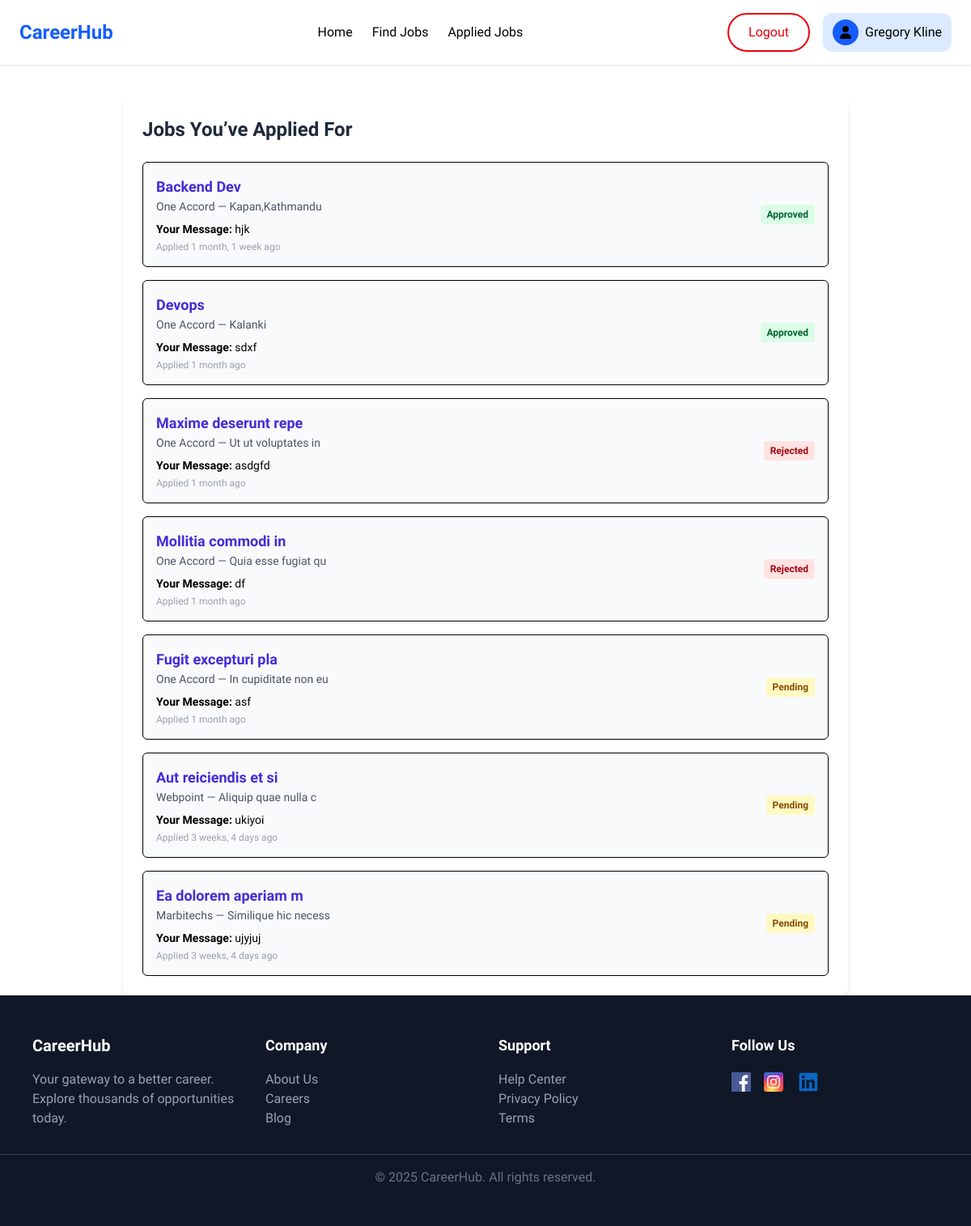
/applied/ (signed in), run on an earlier commit of the app's database.
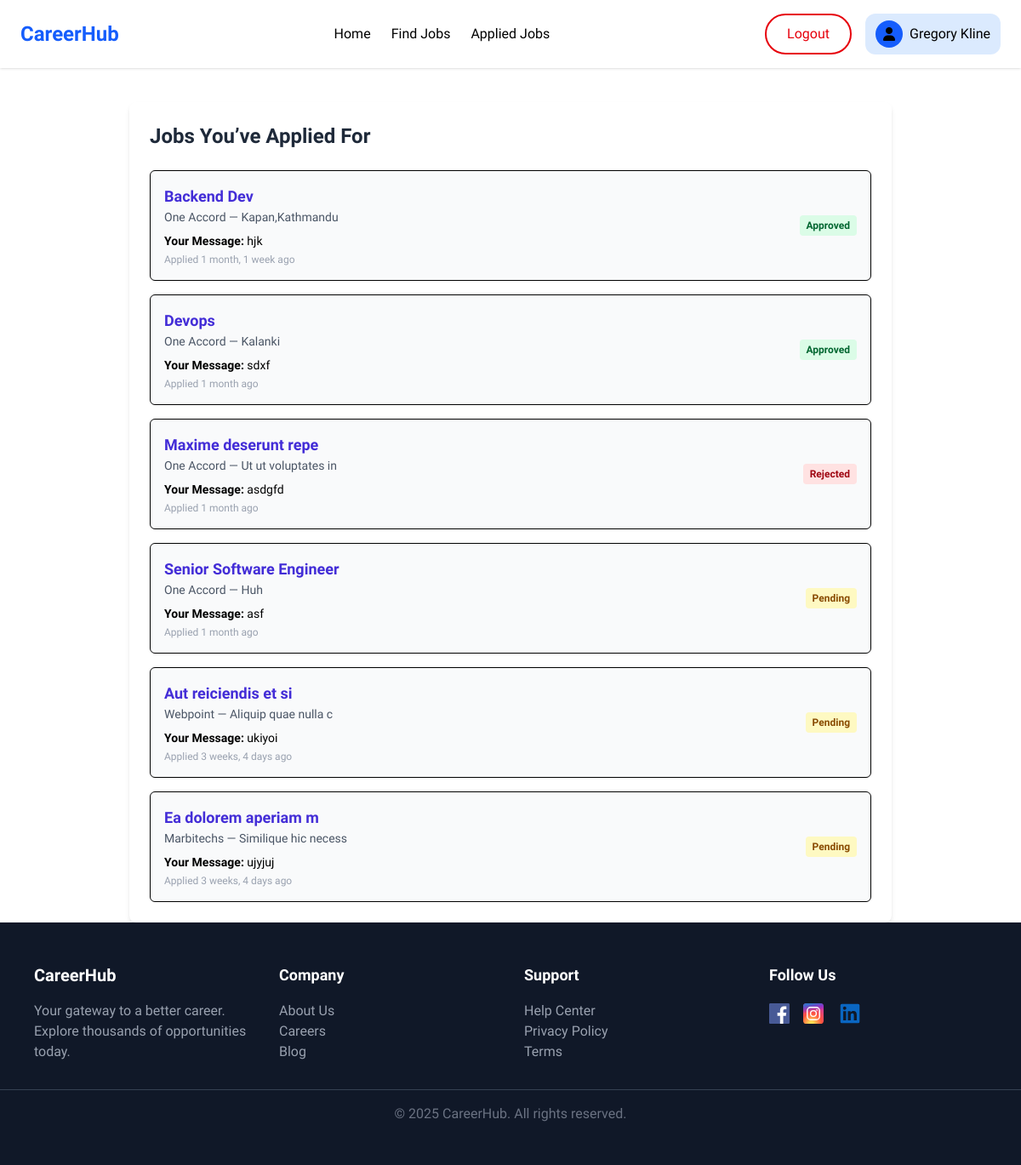
And on a later commit of the database.
### job_portal/models.py (models this page shows, shortened)
class Application(models.Model):
    STATUS_CHOICES = [
        ('pending', 'Pending'),
        ('approved', 'Approved'),
        ('rejected', 'Rejected'),
    ]
    job = models.ForeignKey('JobPost', on_delete=models.CASCADE)
    applicant = models.ForeignKey(JobSeekerProfile, on_delete=models.CASCADE)
    message = models.TextField(blank=True)
    applied_at = models.DateTimeField(auto_now_add=True)
    status = models.CharField(max_length=10, choices=STATUS_CHOICES, default='pending')

class JobPost(models.Model):
    company = models.ForeignKey(CompanyProfile, on_delete=models.CASCADE)
    title = models.CharField(max_length=255)
    description = models.TextField()
    location = models.CharField(max_length=255, blank=True, null=True)
    salary = models.DecimalField(max_digits=10, decimal_places=2, blank=True, null=True)
    working_hours=models.CharField(max_length=100, blank=True, null=True)
    posted = models.DateTimeField(auto_now_add=True)

class CompanyProfile(models.Model):
    user = models.OneToOneField(User, on_delete=models.CASCADE,null=True, blank=True,related_name='company_profile')
    company_name = models.CharField(max_length=255, blank=True, null=True)
    company_description = models.TextField(blank=True, null=True)

### job_portal/views.py (the view)
# urls.py: path('applied/', v.applied, name="applied"),
def applied(request):
    if not request.user.is_authenticated:
        return redirect('login')
    try:
        profile = JobSeekerProfile.objects.get(user=request.user)
    except JobSeekerProfile.DoesNotExist:
        messages.error(request, "Job seeker profile not found.")
        return redirect('index')
    applications = Application.objects.filter(applicant=profile).select_related('job', 'job__company')
    return render(request, "applied.html", {"applications": applications})

### job_portal/context_processors.py (called while the page is built)
def user_role(request):
    role = None
    if request.user.is_authenticated:
        if JobSeekerProfile.objects.filter(user=request.user).exists():
            role = 'jobseeker'
        elif CompanyProfile.objects.filter(user=request.user).exists():
            role = 'employer'
        else:
            role = 'user'
    return {
        'user_role': role
    }

### job_portal/templates/applied.html
{% extends "common/layout.html" %}
{% load humanize %}
{% block content %}
<div class="max-w-4xl mx-auto mt-10 p-6 bg-white rounded-lg shadow-md">
  <h2 class="text-xl md:text-2xl font-semibold mb-6 text-gray-800">Jobs You’ve Applied For</h2>
  {% if applications %}
    <div class="space-y-4">
      {% for app in applications %}
        <div class="border p-4 rounded-md bg-gray-50 flex justify-between items-center">
         <span>
          <h3 class="text-sm md:text-lg font-bold text-indigo-700">{{ app.job.title }}</h3>
          <p class="text-xs md:text-sm text-gray-600">{{ app.job.company.company_name }} — {{ app.job.location }}</p>
          <p class="text-xs md:text-sm mt-2"><strong>Your Message:</strong> {{ app.message }}</p>
          <p class="text-xs md:text-xs text-gray-400 mt-1">Applied {{ app.applied_at|naturaltime }}</p>
         </span>
          <span class="inline-block h-6 flex items-center px-2 py-1 rounded text-xs font-semibold
              {% if app.status == 'approved' %}
                bg-green-100 text-green-800
              {% elif app.status == 'rejected' %}
                bg-red-100 text-red-800
              {% else %}
                bg-yellow-100 text-yellow-800
              {% endif %}
          ">
            {{ app.status|title }}
          </span>
        </div>
      {% endfor %}
    </div>
  {% else %}
    <p class="text-center text-gray-500">You haven’t applied for any jobs yet.</p>
  {% endif %}
</div>
{% endblock %}

What changed in the data, as far as the page shows it:
removed Application: job "Mollitia commodi in", job.company.company_name "One Accord", job.location "Quia esse fugiat qu", message "df", applied_at "1 month ago", status "Rejected"
changed through a linked row, Application "asf": job "Fugit excepturi pla" → "Senior Software Engineer"; job.location "In cupiditate non eu" → "Huh"
